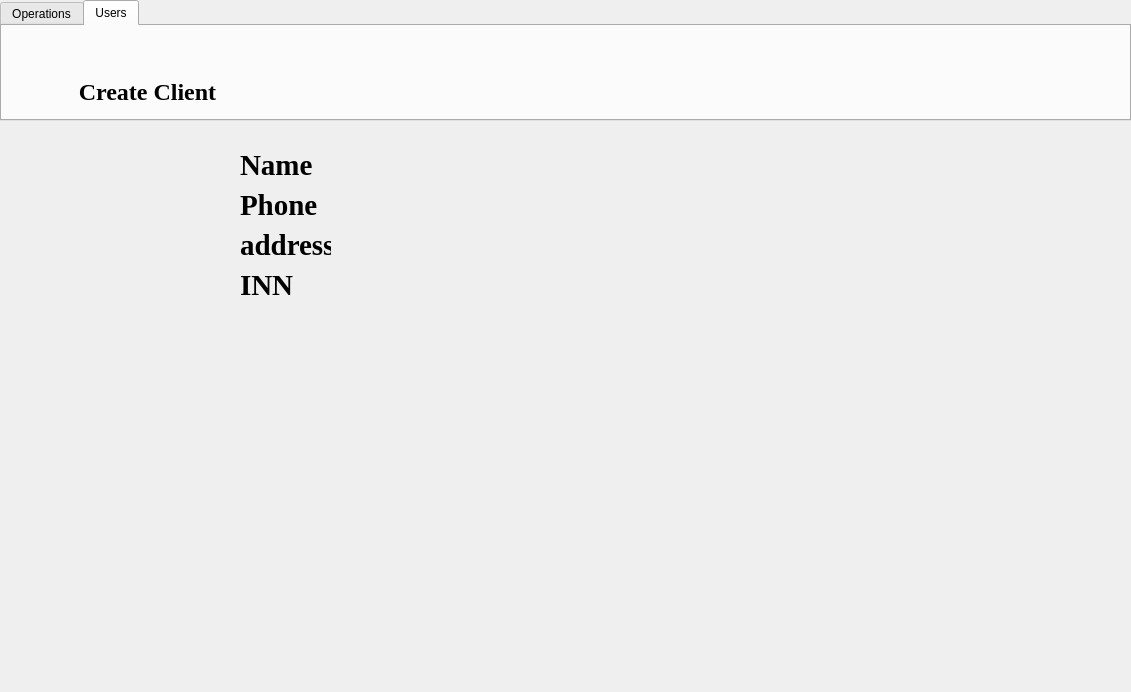
<?xml version="1.0" encoding="UTF-8"?>
<ui version="4.0">
 <class>Dialog</class>
 <widget class="QDialog" name="Dialog">
  <property name="geometry">
   <rect>
    <x>0</x>
    <y>0</y>
    <width>1131</width>
    <height>692</height>
   </rect>
  </property>
  <property name="windowTitle">
   <string>Dialog</string>
  </property>
  <widget class="QLabel" name="label">
   <property name="geometry">
    <rect>
     <x>240</x>
     <y>150</y>
     <width>91</width>
     <height>31</height>
    </rect>
   </property>
   <property name="font">
    <font>
     <family>Times New Roman</family>
     <pointsize>22</pointsize>
     <weight>75</weight>
     <bold>true</bold>
    </font>
   </property>
   <property name="text">
    <string>Name</string>
   </property>
  </widget>
  <widget class="QLabel" name="label_2">
   <property name="geometry">
    <rect>
     <x>240</x>
     <y>190</y>
     <width>91</width>
     <height>31</height>
    </rect>
   </property>
   <property name="font">
    <font>
     <family>Times New Roman</family>
     <pointsize>22</pointsize>
     <weight>75</weight>
     <bold>true</bold>
    </font>
   </property>
   <property name="text">
    <string>Phone</string>
   </property>
  </widget>
  <widget class="QLabel" name="label_3">
   <property name="geometry">
    <rect>
     <x>240</x>
     <y>230</y>
     <width>91</width>
     <height>31</height>
    </rect>
   </property>
   <property name="font">
    <font>
     <family>Times New Roman</family>
     <pointsize>22</pointsize>
     <weight>75</weight>
     <bold>true</bold>
    </font>
   </property>
   <property name="text">
    <string>address</string>
   </property>
  </widget>
  <widget class="QLabel" name="label_4">
   <property name="geometry">
    <rect>
     <x>240</x>
     <y>270</y>
     <width>91</width>
     <height>31</height>
    </rect>
   </property>
   <property name="font">
    <font>
     <family>Times New Roman</family>
     <pointsize>22</pointsize>
     <weight>75</weight>
     <bold>true</bold>
    </font>
   </property>
   <property name="text">
    <string>INN</string>
   </property>
  </widget>
  <widget class="QTabWidget" name="tabWidget">
   <property name="geometry">
    <rect>
     <x>0</x>
     <y>0</y>
     <width>1131</width>
     <height>121</height>
    </rect>
   </property>
   <property name="currentIndex">
    <number>1</number>
   </property>
   <property name="iconSize">
    <size>
     <width>36</width>
     <height>36</height>
    </size>
   </property>
   <widget class="QWidget" name="Tab_2">
    <attribute name="title">
     <string>Operations</string>
    </attribute>
    <widget class="QPushButton" name="pushButton">
     <property name="geometry">
      <rect>
       <x>40</x>
       <y>50</y>
       <width>211</width>
       <height>31</height>
      </rect>
     </property>
     <property name="font">
      <font>
       <family>Times New Roman</family>
       <pointsize>18</pointsize>
       <weight>75</weight>
       <bold>true</bold>
      </font>
     </property>
     <property name="styleSheet">
      <string notr="true">border-radius: 10px;
background-color:&quot;#FF5500&quot;;</string>
     </property>
     <property name="text">
      <string>Make transfer</string>
     </property>
    </widget>
   </widget>
   <widget class="QWidget" name="Tab_2">
    <attribute name="title">
     <string>Users</string>
    </attribute>
    <widget class="QPushButton" name="pushButton_2">
     <property name="geometry">
      <rect>
       <x>40</x>
       <y>50</y>
       <width>211</width>
       <height>31</height>
      </rect>
     </property>
     <property name="font">
      <font>
       <family>Times New Roman</family>
       <pointsize>18</pointsize>
       <weight>75</weight>
       <bold>true</bold>
      </font>
     </property>
     <property name="styleSheet">
      <string notr="true">border-radius: 10px;
background-color:&quot;#FF5500&quot;;</string>
     </property>
     <property name="text">
      <string>Create Client</string>
     </property>
    </widget>
   </widget>
  </widget>
 </widget>
 <resources>
  <include location="../../../../../Downloads/test.qrc"/>
 </resources>
 <connections/>
</ui>
